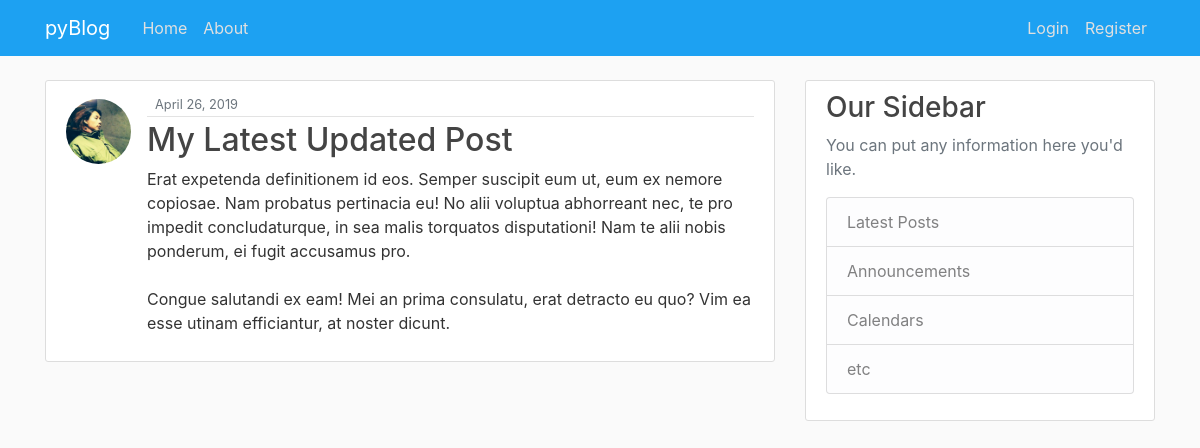
The page /post/29/ on the database its author committed.
### pyBlog/models.py (models this page shows, shortened)
class Post(models.Model):
    title = models.CharField(max_length=100)
    content = models.TextField()
    date_posted = models.DateTimeField(default=timezone.now)
    author = models.ForeignKey(User, on_delete=models.CASCADE)

### users/models.py (models this page shows, shortened)
class Profile(models.Model):
    user = models.OneToOneField(User, on_delete=models.CASCADE)  # CASCADE - 회원탈퇴 시 회원의 게시글, 프사 삭제
    image = models.ImageField(default='default.jpg', upload_to='profile_pics')

### pyBlog/views.py (the view)
# urls.py: path('post/<int:pk>/', PostDetailView.as_view(), name='post-detail'),
class PostDetailView(DetailView):
    model = Post

### pyBlog/templates/pyBlog/post_detail.html (shortened to what this page needs)
{% extends "pyBlog/base.html" %}
{% block content %}
    <article class="media content-section">
        <img class="rounded-circle article-img mt-2" src="{{ object.author.profile.image.url }}"/>
        <div class="media-body">
            <div class="article-metadata">
                <small class="text-muted">{{ object.date_posted|date:"N d, Y" }}</small>
            </div>
            <h2 class="article-title">{{ object.title }}</h2>
            <p class="article-content">{{ object.content }}</p>
        </div>
    </article>
{% endblock content %}

### pyBlog/static/main.css (style rules this page uses)
body { background: #fafafa; color: #333333; margin-top: 5rem; }
h1, h2, h3, h4, h5, h6 { color: #444444; }
.content-section { background: #ffffff; padding: 10px 20px; border: 1px solid #dddddd; border-radius: 3px; margin-bottom: 20px; }
.article-title { color: #444444; }
.article-content { white-space: pre-line; }
.article-img { height: 65px; width: 65px; margin-right: 16px; }
.article-metadata { padding-bottom: 1px; margin-bottom: 4px; border-bottom: 1px solid #e3e3e3 }

### rows shown on the page
Post: author.profile.image (picture), date_posted "April 26, 2019", title "My Latest Updated Post", content "Erat expetenda definitionem id eos. Semper suscipit eum ut, eum ex nemore copiosae. Nam probatus pertinacia eu! No alii voluptua abhorreant nec, te pro impedit concludaturque, in sea malis torquatos disputationi! Nam te alii nobis ponderum, ei fugit accusamus pro. Congue salutandi ex eam! Mei an prima consulatu, erat detracto eu quo? Vim ea esse utinam efficiantur, at noster dicunt."
